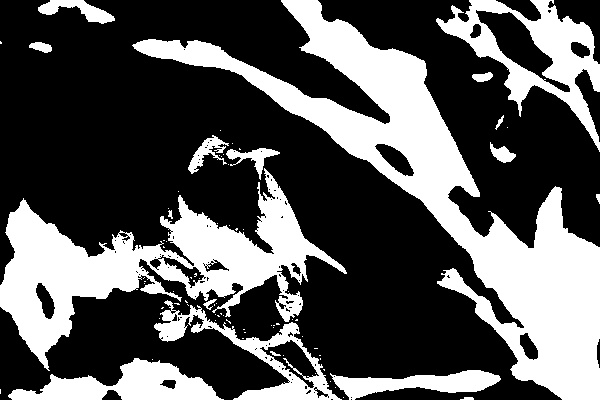
#> input picture logika-operator/opencv/not/binary_2.jpg, 600 x 400 px
$ python logika-operator-not.py
#> lines starting #> are read from the running program, lines starting #| are printed output that depends on the picture
import cv2
import numpy as np

# Isi nama citra yang akan diproses
namaImage = 'binary_2.jpg'

# Baca citra yang akan diproses
image = cv2.imread(namaImage)
#> image is the input picture: shape (400, 600, 3); min 0, max 255, mean 86.9

cv2.imshow('Citra Awal', image)

# Lakukan operasi not
result = cv2.bitwise_not(image)
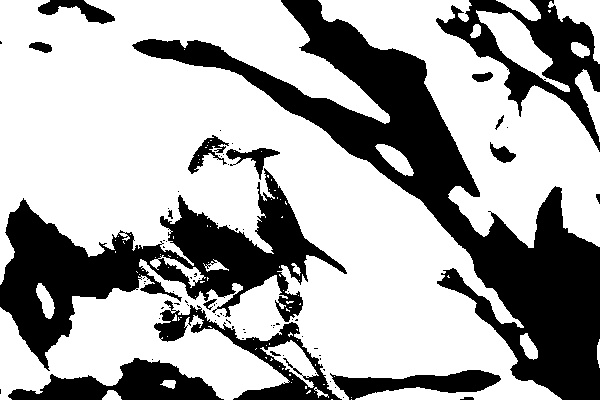
#> result: shape (400, 600, 3); min 0, max 255, mean 168.1

# Simpan hasil operasi not ke dalam sebuah file
cv2.imwrite('operator_not_' + namaImage, result)

# Tampilkan citra hasil not
cv2.imshow('Hasil Logika Not', result)
cv2.waitKey(0)
cv2.destroyAllWindows()

$ run again, with logika-operator/opencv/not/binary_1.jpg copied over logika-operator/opencv/not/binary_2.jpg
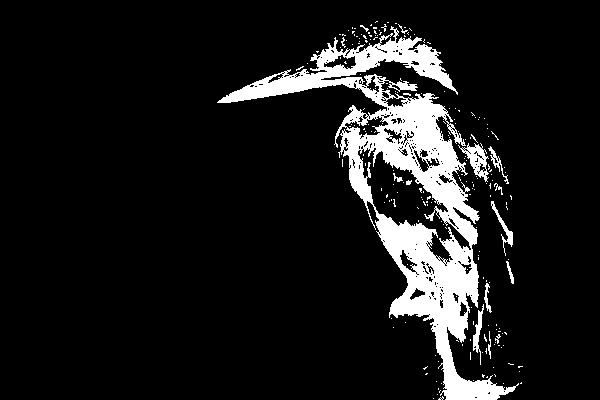
#> input picture logika-operator/opencv/not/binary_1.jpg, 600 x 400 px
#> image is the input picture: shape (400, 600, 3); min 0, max 255, mean 25.9
#> `result = cv2.bitwise_not(image)`:
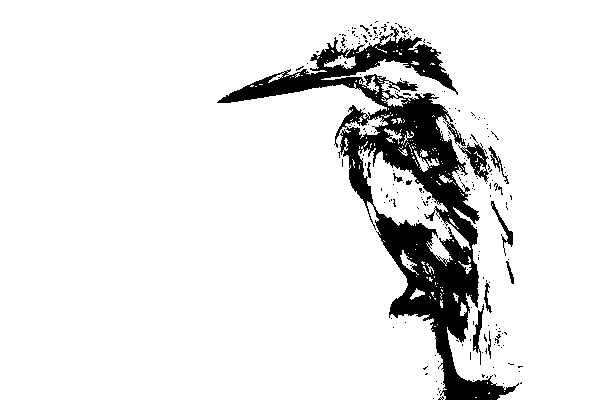
#> result: shape (400, 600, 3); min 0, max 255, mean 229.1
